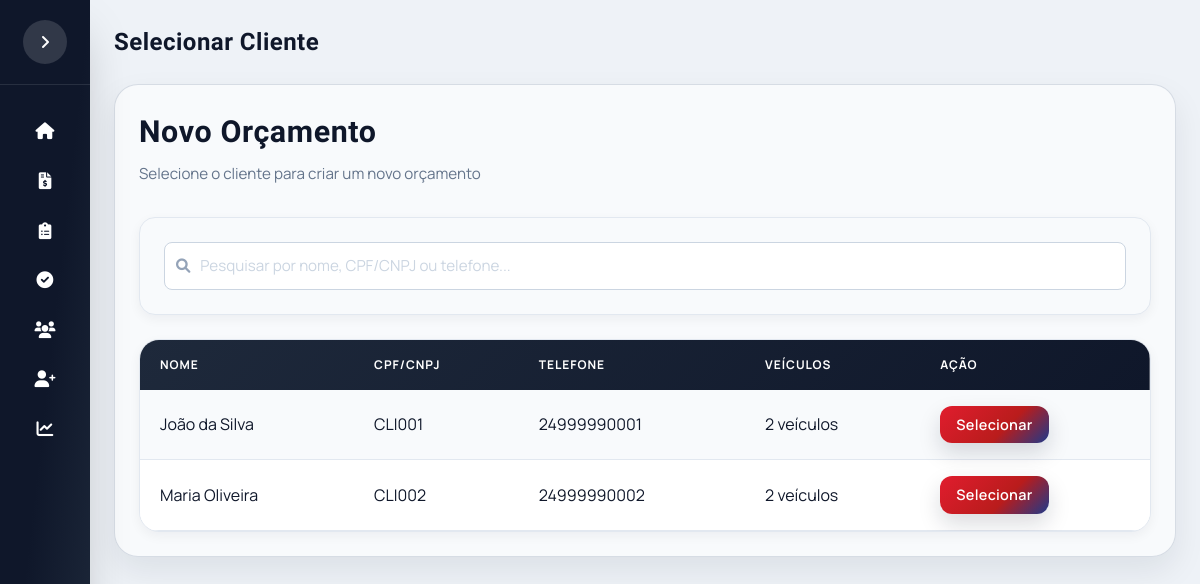
The app's page /novo_pedido, older data.
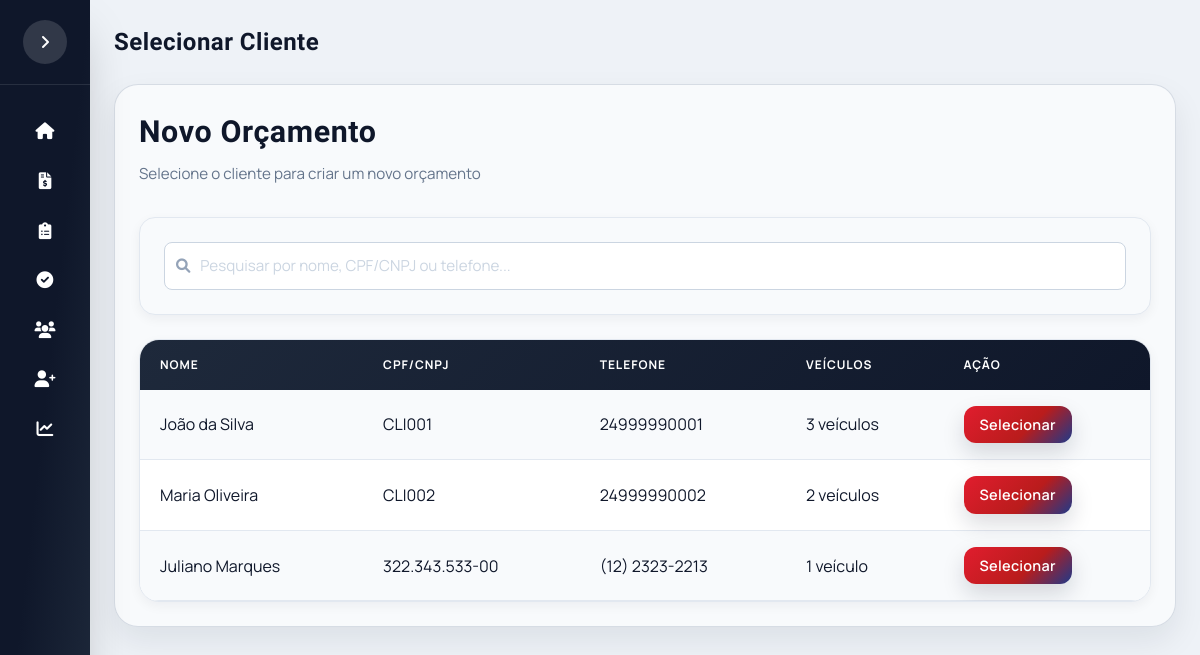
The same page, newer data.
### app/models.py (models this page shows)
class Cliente(db.Model):
    __tablename__ = "clientes"
    id_cliente = db.Column(db.Integer, primary_key=True, autoincrement=True)
    cod_cliente = db.Column(db.String(20), unique=True, nullable=False)
    nome = db.Column(db.String(120), nullable=False)
    telefones = db.relationship("TelefoneCliente", backref="cliente", lazy=True, cascade="all, delete-orphan")
    enderecos = db.relationship("EnderecoCliente", backref="cliente", lazy=True, cascade="all, delete-orphan")
    veiculos = db.relationship("Veiculo", backref="cliente", lazy=True, cascade="all, delete-orphan")

class TelefoneCliente(db.Model):
    __tablename__ = "telefones_cliente"
    id_telefone = db.Column(db.Integer, primary_key=True, autoincrement=True)
    id_cliente = db.Column(db.Integer, db.ForeignKey("clientes.id_cliente"), nullable=False)
    telefone = db.Column(db.String(20), nullable=False)

### app/routes.py (the view)
@main.route("/novo_pedido")
def novo_pedido():
    clientes = Cliente.query.filter(~Cliente.nome.ilike("%Descadastrado%")).all()
    return render_template(
        "selecionar_cliente_pedido.html",
        clientes=clientes
    )

### templates/selecionar_cliente_pedido.html (shortened to what this page needs)
{% extends "base.html" %}
{% block page_title %}
Selecionar Cliente
{% endblock %}
{% block content %}
<div class="table-container">
    <div class="screen-header" style="margin-bottom: 2rem;">
        <div>
            <h2 class="screen-title title-font" style="margin-bottom: 0.5rem;">Novo Orçamento</h2>
            <p class="screen-subtitle">Selecione o cliente para criar um novo orçamento</p>
        </div>
    </div>
    <div class="panel filter-panel" style="margin-bottom: 1.5rem; padding: 1.5rem;">
        <div class="input-icon">
            <input
                type="text"
                id="filterCliente"
                placeholder="Pesquisar por nome, CPF/CNPJ ou telefone..."
                autofocus
            >
        </div>
    </div>
    <div class="table-wrapper">
        <table class="table-clientes">
            <thead>
                <tr>
                    <th>Nome</th>
                    <th>CPF/CNPJ</th>
                    <th>Telefone</th>
                    <th>Veículos</th>
                    <th>Ação</th>
                </tr>
            </thead>
            <tbody id="tabelaClientesBody">
                {% for cliente in clientes %}
                <tr>
                    <td>
                        <div class="cliente-header">
                            <div class="cliente-nome">{{ cliente.nome }}</div>
                        </div>
                    </td>
                    <td>{{ cliente.cod_cliente }}</td>
                    <td>
                        {{ cliente.telefones[0].telefone if cliente.telefones else "Não cadastrado" }}
                    </td>
                    <td>
                        {% if cliente.veiculos %}
                            {{ cliente.veiculos|length }} veículo{{ 's' if cliente.veiculos|length > 1 else '' }}
                        {% else %}
                            Nenhum veículo
                        {% endif %}
                    </td>
                    <td>
                        <a href="{{ url_for('main.selecionar_veiculo_pedido', id_cliente=cliente.id_cliente) }}"
                           class="btn-primary"
                           style="padding: 0.5rem 1rem; font-size: 0.9rem;">
                            Selecionar
                        </a>
                    </td>
                </tr>
                {% endfor %}
            </tbody>
        </table>
    </div>
</div>
{% endblock %}

Row changes from the older to the newer data that the page shows:
computed for Cliente "João da Silva": veiculos|length "2" → "3"
added Cliente: nome "Juliano Marques", cod_cliente "322.343.533-00", telefone "(12) 2323-2213", veiculos|length "1"
